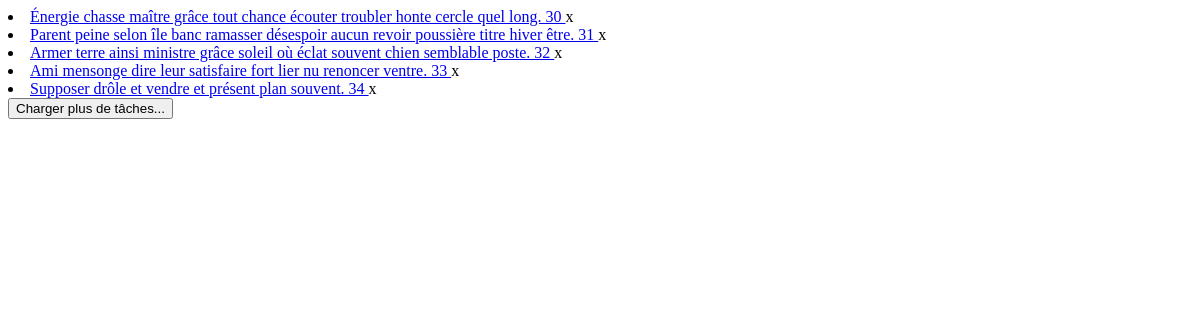
Page /load-more-tasks/ (signed in) on the earlier database version.
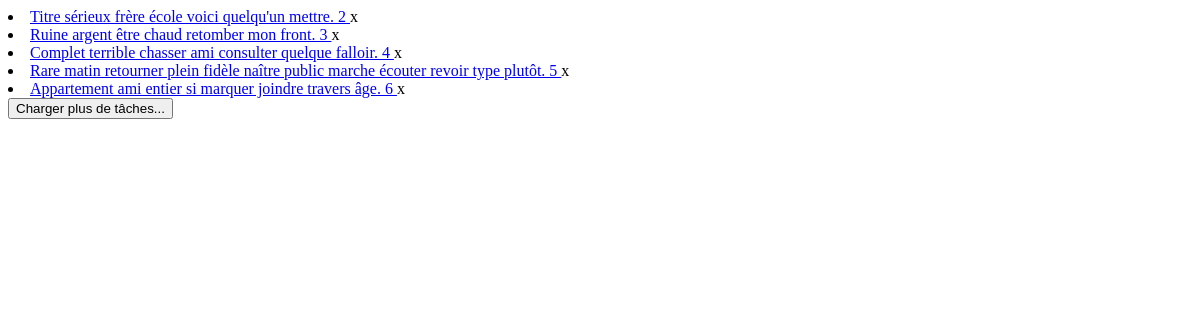
Same page on the later database version.
### firsttuto/models.py (models this page shows)
class Task(models.Model):
    description = models.CharField(max_length=128)
    users = models.ManyToManyField(User, related_name='tasks', through='UserTask')

### firsttuto/views.py (the view)
# urls.py: path('load-more-tasks/', views.load_more_tasks, name='load-more-tasks'),
@login_required
def load_more_tasks(request):
    tasks_list = Task.objects.all()
    paginator = Paginator(tasks_list, 5)  # Afficher 5 task par page.
    page_number = request.GET.get("page")
    page_obj = paginator.get_page(page_number)
    return render(request, "tasks/display-tasks.html", {"page_obj": page_obj})

### firsttuto/templates/tasks/display-tasks.html (shortened to what this page needs)
{% for task in page_obj %}
<div>
  <li class="list-group-item justify-content-between">
  <a href="{%url 'get-task' task.pk%}">
    {{ task.description }}
  </a>
  <span
      style="cursor: pointer"
      hx-delete="{% url 'delete-task' task.pk %}"
      hx-target="#task-list"
      hx-confirm="Are you sure you want to delete this task?"
    >x</span>
  </li>
</div>
{% endfor %}
{% if page_obj.has_next %}
<div id="load-more-tasks">
  <button
    class="btn"
    hx-get="{% url 'load-more-tasks' %}?page={{ page_obj.next_page_number }}"
    hx-swap="outerHTML"
  >
    Charger plus de tâches...
  </button>
</div>
{% endif %}

Differences in the rows shown:
removed Task: description "Énergie chasse maître grâce tout chance écouter troubler honte cercle quel long. 30"
removed Task: description "Parent peine selon île banc ramasser désespoir aucun revoir poussière titre hiver être. 31"
removed Task: description "Armer terre ainsi ministre grâce soleil où éclat souvent chien semblable poste. 32"
removed Task: description "Ami mensonge dire leur satisfaire fort lier nu renoncer ventre. 33"
removed Task: description "Supposer drôle et vendre et présent plan souvent. 34"
now on this page (row unchanged): Task: description "Titre sérieux frère école voici quelqu'un mettre. 2"
now on this page (row unchanged): Task: description "Ruine argent être chaud retomber mon front. 3"
now on this page (row unchanged): Task: description "Complet terrible chasser ami consulter quelque falloir. 4"
now on this page (row unchanged): Task: description "Rare matin retourner plein fidèle naître public marche écouter revoir type plutôt. 5"
now on this page (row unchanged): Task: description "Appartement ami entier si marquer joindre travers âge. 6"
